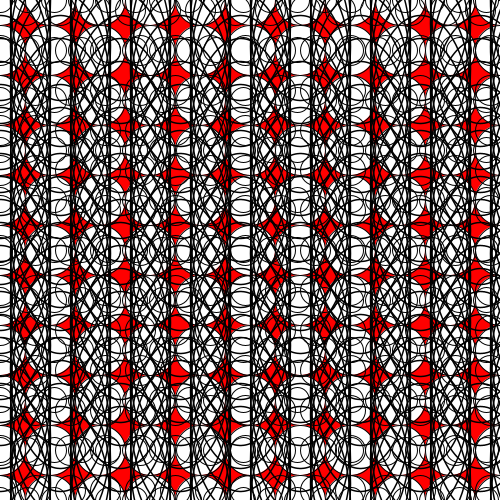
Frame 1 (no input)
Frame 60 (the mouse pressed at the canvas centre just before this capture): identical to frame 1, image omitted
Frame 120 (the mouse held since frame 60 and released just before this capture): identical to frame 1, image omitted

The Processing sketch that drew this single still picture (run headless with seeded random() and noise(); from frame 60 on, the mouse is pressed at the canvas centre):

// Processing sketch: processing_32937
// ── processing_32937.pde

int i=0;
int j=0;
int k=5;
int l=5;
int m=0;
int n=7;
int o=0;
int p=0;
int q=0;
int r=0;
int s=100;
int t=100;
int u=0;

void setup () {
  size (500,500);
  background (255,0,0);
  smooth();

 
  while (j<11){
   
    while (i<11){
    ellipse (i*50, j*50, 50, 50);
    i=i+1;
    }
    j=j+1;
    i=0;
  }
 noFill();
 strokeWeight (1.5);
 while (q<521){
 
 while (p<521){
 ellipse (p*6, q, 100, 200);
 p=p+10;
 }
 q=q+23;
 p=0;
 }
 
}

void draw (){
  
  strokeWeight (1);
 while (l<521){ 
   
 while (k<521){ 
 ellipse (k*5, l*2, 30, 30);
k=k+7;
}
l=l+20;
k=0;
 }
  
  while (o<521){
  
 while (m<521){
ellipse (m*3, o*5, 25, 25);
 m=m+9;
 }
 o=o+10;
 m=0;
  }
 
//while (n<521){
 //ellipse (n, 64, 30, 30);
 //n=n+45;
//}

/*strokeWeight (1);
stroke (255,255, 255);
while (r<2000){
ellipse (0,0,r,r);
r=r+10;
}

while (u<2000){
ellipse (500,500, u, u);
u=u+10;
}

strokeWeight (1);
stroke (0,0,0);
while (s<2000){
ellipse (0,500,s,s);
s=s+50;
}

while (t<2000){
ellipse (500,0,t,t);
t=t+50;
}

*/
}
